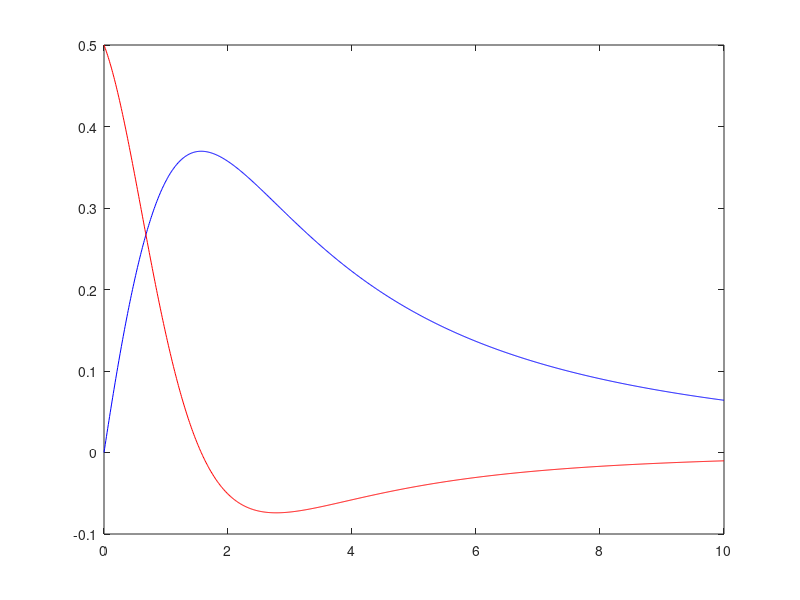

This chart was generated by the following MATLAB code: (Note: this script raises an error after producing the figure.)
% Name: Andrew Pang
% Date: 3 MAY 2019  
% Task 4 :  Growth
close all; clear all; clc;

%creates row vector c 
c = 0:0.01:10 ;
%create a math function g(c) and g'(c) that takes values of c
gc = @(c) ((2*c) ./ ( 4 + 0.8*c + c.^2 + 0.2*(c.^3) ));
dgc =@(c) ((10*(20-5*c.^2 - 2*c.^3))./(((c+5).^2).*((c.^2+4).^2)));

%Plots the graphs g(c) and g'(c)
plot(c,gc(c),'b-');
hold on
plot(c,dgc(c),'r-');

%calls the falseposition fucntion to otain the root of g'(c)
%since at maximum, g'(c) = 0
[root, iter] = falseposition(dgc,0,5,1e-4);

%plots the line for the root solution
xline(root,'k--');

%labels the axes and adds a legend
legend('g(c)',"g'(c)",'Solution');
xlabel('c value');
ylabel("g(c)/g'(c)");
hold off;

fprintf('The value of c when the growth is maximum is %f and took %0.0f iterations',root,iter)
